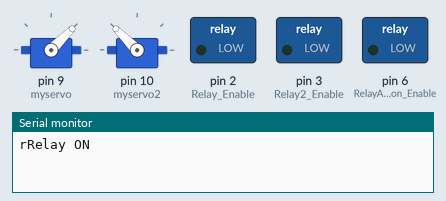
Bench run of a sketch on a simulated Arduino Uno, built with avr-gcc and run on an emulated ATmega328P. On the bench: 2 × servo, switched loads named in the sketch (green lamp = pin HIGH), the last lines printed to the serial monitor.

Above: at 0.5 s.
At 2.0 s:
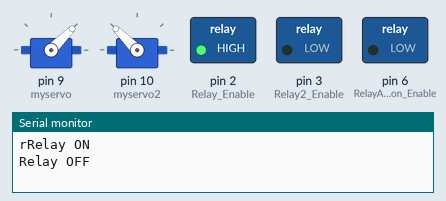
At 4.0 s:
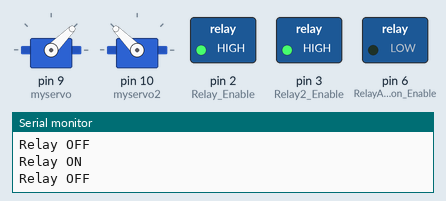
At 5.5 s:
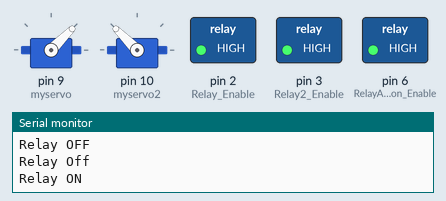
At 6.5 s:
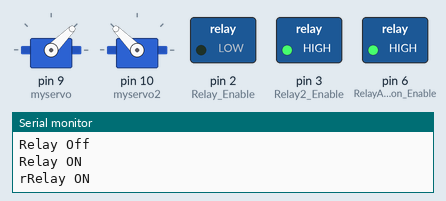
Timing chart, 0 to 7.8 s (numbered marks = the images above):
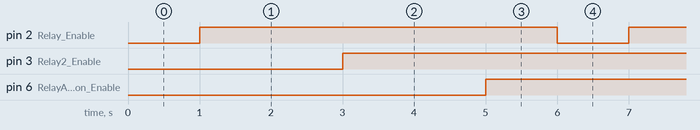

Measured:
- by itself, pin 2 (Relay_Enable), pin 3 (Relay2_Enable), pin 6 (RelayActuation_Enable): alternates HIGH for 5.0 s and LOW for 1.0 s

The sketch:

Main.ino
```cpp
#include <Servo.h>

Servo myservo;
Servo myservo2;

int angle;
int angle2;

//global variables
const int Relay_Enable = 2;
const int Relay2_Enable = 3;
const int RelayActuation_Enable = 6;

char letter='r';


void setup() {

  myservo.attach(9);
  myservo2.attach(10);
  pinMode(Relay_Enable,OUTPUT);
  pinMode(Relay2_Enable,OUTPUT);
  pinMode(RelayActuation_Enable,OUTPUT);
  Serial.begin(9600);
}

void loop() {
  // put your main code here, to run repeatedly:
  if(letter=='r')
  {
    Serial.print(letter) ;
    angle=45;
    angle2=135;

  }
  else if(letter=='l')
  {
    Serial.print(letter) ;
    angle=135;
    angle2=45;
  }
  else if(letter=='s')
  {
    Serial.print(letter) ;
    angle=90;
    angle2=90;
  }
  else if(letter=='u')
  {
    Serial.print(letter) ;
    angle=45;
    angle2=45;
  }
  else if(letter=='d')
  {
    Serial.print(letter) ;
    angle=135;
    angle2=135;
  }
  myservo.write(angle);
  myservo2.write(angle2);
//buoyancy
Serial.println("Relay ON");
digitalWrite(Relay_Enable,LOW);
delay(1000);

Serial.println("Relay OFF");
digitalWrite(Relay_Enable,HIGH);
delay(1000);

Serial.println("Relay ON");
digitalWrite(Relay2_Enable,LOW);
delay(1000);

Serial.println("Relay OFF");
digitalWrite(Relay2_Enable,HIGH);
delay(1000);

//actuation

Serial.println("Relay Off");
digitalWrite(RelayActuation_Enable,LOW);
delay(1000);

Serial.println("Relay ON");
digitalWrite(RelayActuation_Enable,HIGH);
delay(1000);

}
```
